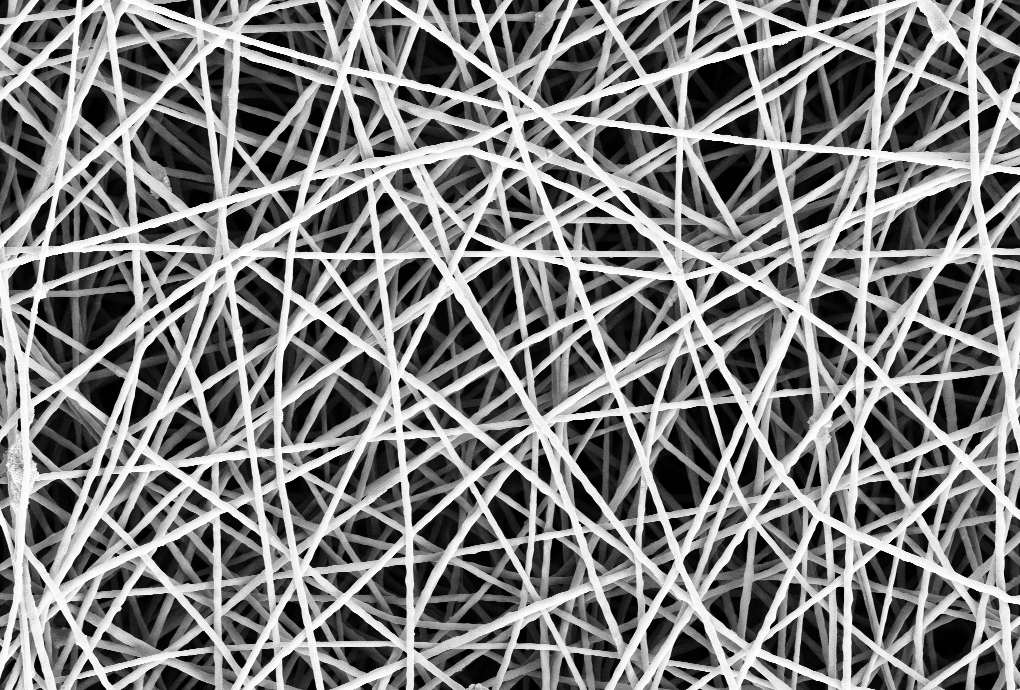
#> input picture data/img_normal.png, 1020 x 690 px, found by its file name
$ jupyter execute --allow-errors lez_17_Anomaly_Detection.ipynb
#> lines starting #> are read from the running program, lines starting #| are printed output that depends on the picture
[cell 1]
from skimage.io import imread
import numpy as np
from scipy.io import loadmat
import scipy as sp
from matplotlib import pyplot as plt
import time

[cell 2]
import pickle
from scipy.io import savemat
import cupy as cp

[cell 3]
rootfolder = '/kaggle/input/mmmipdataset/'

Useful function for plot the dictionary

[cell 4]
# [17 lines left out: function get_dictionary_img, not called in this run]

Set all the paramters for the anomaly detection

[cell 5]
# patch size (tha patch is square)
p = 15

# number of patches in the training set for dictionary learning
npatch_dictionary = 10000

# number of patches to estimate the confidence region
npatch_region = 1000

# paramters for the dictionary learning using the KSVD
niter_dl = 10
natom = int(np.round(p**2*1.5))
L = 4

# regularization parameters for the l1 sparse coding
lmbda = 0.18

Construct the training and validation sets
------------------------------------------

[cell 6]
# load the training image and rescale it in [0,1]
img = imread(f'{rootfolder}img_normal.png') / 255
#> img: shape (690, 1020) float64; min 0, max 0.996, mean 0.502

# extract random patches from the image and store them in a matrices S, V
S = np.zeros((p**2, npatch_dictionary))
for i in range(npatch_dictionary):
    x = np.random.randint(0, img.shape[0] - p)
    y = np.random.randint(0, img.shape[1] - p)
    S[:, i] = img[x:x+p, y:y+p].reshape(-1, order='F')
V = S.copy()

Dictionary Learning
-------------------
Perform preprocessing on the patches in $S$

[cell 7]
# PREPROCESSING: exclude black patches from S
v = np.median(S, axis=0)
#> v = 10000 values, max 0.976 at index 4540, min 0.00392 at index 38, mean 0.528
S = S[:,v > 0.06]

[cell 8]
# PREPROCESSING: remove the mean from each patch
S = S - np.mean(S, axis=0)

Perform dictionary learning via KSVD or MOD

[cell 9]
def SoftThresholding(x, l):
    return np.sign(x) * np.maximum(np.abs(x) - l, 0)
# [55 lines left out: functions Fista, Mod, not called in this run]

#> (a cell that did not finish here is left out)

[cell 11]
# f_path = '../data/dictionary17.mat'
# savemat(f_path, {"D": D})

Show the learned dictionary

#> (a cell that did not finish here is left out)

## Confidence region estimation / density estimation

[cell 13]
# PREPROCESSING: exclude black patches
v = np.median(V, axis=0)
V = V[:,v > 0.06]

[cell 14]
# PREPROCESSING: remove the mean from each patch
for i in range(V.shape[1]):
    V[:, i] = V[:, i] - np.mean(V[:, i])

[cell 15]
# sparse coding of each patch in V
X = np.zeros((natom, npatch_region))
#> (the rest of this cell did not finish here and is left out)

[cell 16]
# computing the anomaly indicators (l1 norm, reconstruction error) for each
# patch in V

A = np.zeros((2, npatch_region))     # each column contains the values of the anomaly_scores for a patch

#> (the rest of this cell did not finish here and is left out)

[cell 17]
# estimation of the threshold that gives the desired false positive rate
# using the patches in V

FPR_target = 0.1

# compute the mahalanobis distance for each indicator vector in A
mahal_dist = np.zeros(V.shape[1])
#> mahal_dist = 9447 values from 0 to 0
#> (the rest of this cell did not finish here and is left out)

## Test phase

[cell 18]
# load the test image
img_test = imread(f'{rootfolder}img_anom.png') / 255
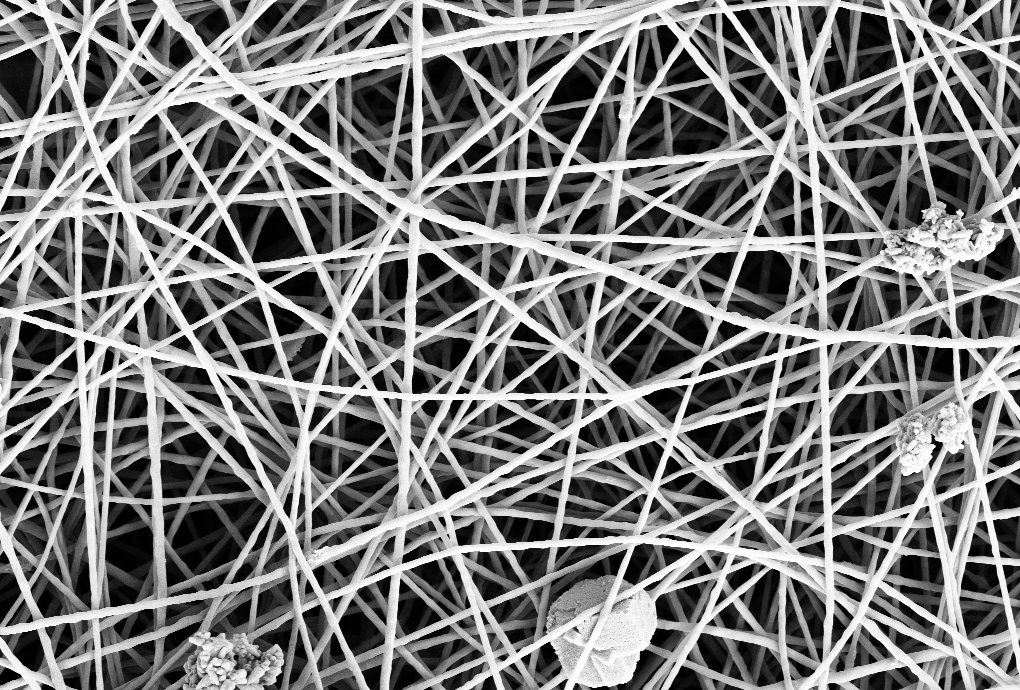
#> input picture data/img_anom.png, 1020 x 690 px, found by its file name
#> img_test: shape (690, 1020) float64; min 0, max 0.996, mean 0.489

imsz = img_test.shape
#> imsz = (690, 1020)

STEP = 7
# initialize the estimated image
heatmap = np.zeros_like(img)

# initialize the weight matrix
weights = np.zeros_like(img)

#> (a cell that did not finish here is left out)

[cell 20]
# normalize the heatmap
#heatmap = heatmap / weights
heatmap[:-3,:-4] = heatmap[:-3,:-4] / weights[:-3,:-4]
#> heatmap: shape (690, 1020) float64; 99.17% of the values are NaN or infinite; the others: min 0, max 0, mean 0

[cell 21]
# plot the heatmap
plt.imshow(heatmap)

[cell 22]
# build the detection mask, that has the same size of the test image
# each pixel in the mask has value 1 if the corresponding patch has been
# detected as anomalous, otherwise it has value 0
mask = np.zeros_like(img_test)
#> (the rest of this cell did not finish here and is left out)

[cell 23]
## show the results
plt.figure(3), plt.imshow(img_test, cmap='gray'), plt.title('Test Image')
plt.figure(4), plt.imshow(mask, cmap='gray'), plt.title('Mask')
plt.show()
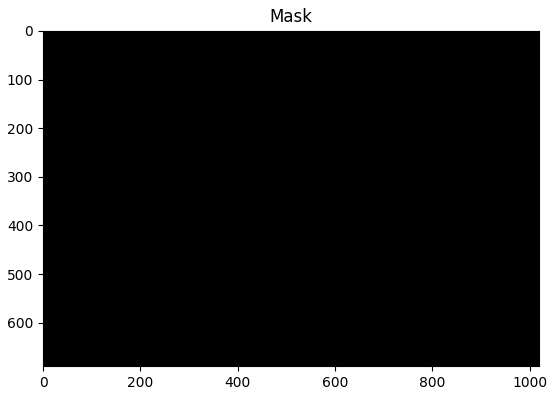
#> figure drawn by matplotlib, 1 panel

[cell 24]
# combine the mask and the test image
img_color = np.zeros([img_test.shape[0], img_test.shape[1], 3])
img_temp = img_test.copy()
img_temp[mask > 0] = 1
img_color[:,:,0] = img_temp
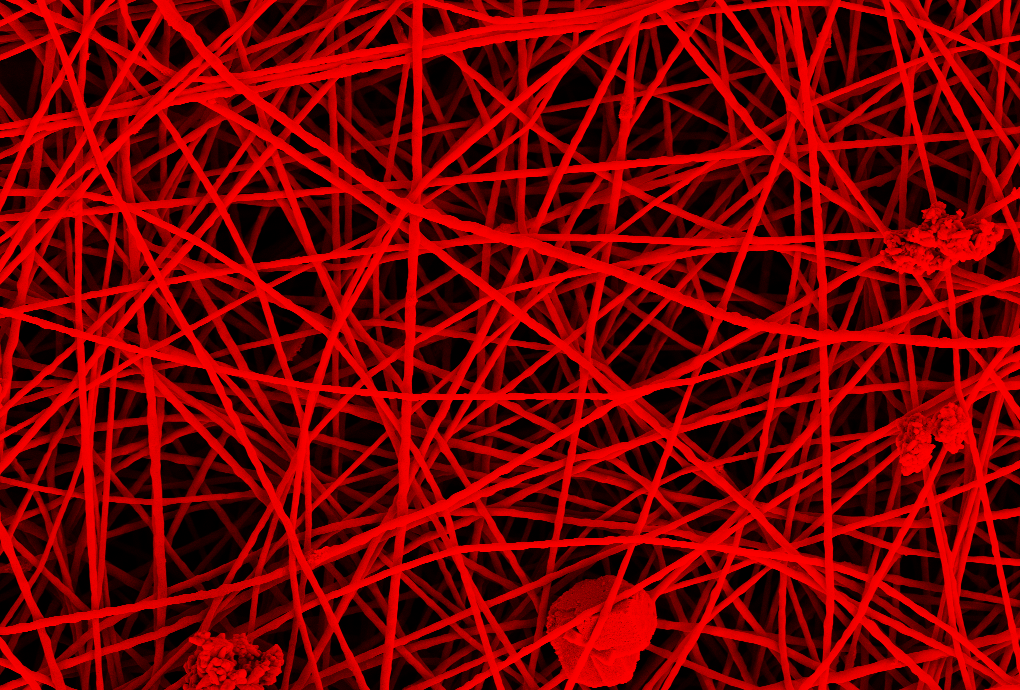
#> img_color: shape (690, 1020, 3) float64; mean of channels 0, 1, 2 0.489, 0, 0; drawn as R, G, B
img_temp = img_test.copy()
img_temp[mask > 0] = 0
img_color[:,:,1] = img_temp
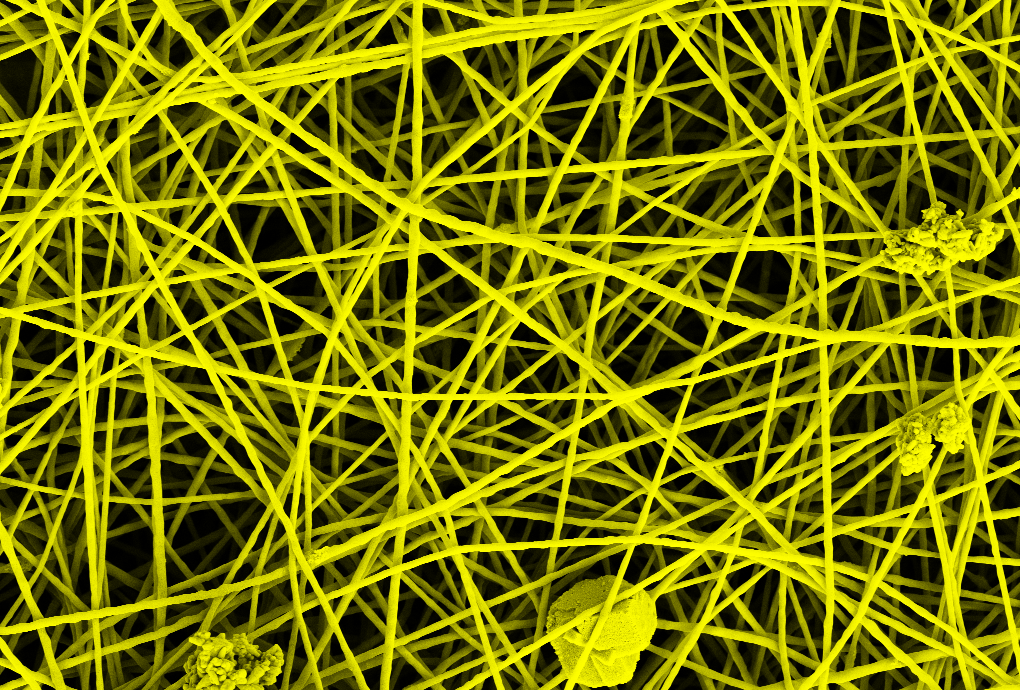
#> img_color: shape (690, 1020, 3) float64; mean of channels 0, 1, 2 0.489, 0.489, 0; drawn as R, G, B
img_temp = img_test.copy()
img_temp[mask > 0] = 0
img_color[:,:,2] = img_temp

plt.figure(5), plt.imshow(img_color), plt.title('Detections')
plt.show()
